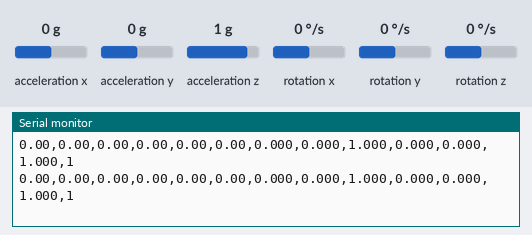
Bench run of a sketch on a simulated ESP32. On the bench: the last lines printed to the serial monitor. Wiring (inferred from the names in the program): MPU-6050 motion sensor at I2C address 0x68. Inputs (shaded band) come from the test bench; at power-on: acceleration x 0 g, acceleration y 0 g, acceleration z 1 g, rotation x 0 °/s, rotation y 0 °/s, rotation z 0 °/s. Nothing arrives over Bluetooth unless stated; a phone connects over Bluetooth LE 3 s after start.

Above: at 18.0 s.
18.1 s: acceleration x set to -0.2 g
At 18.9 s:
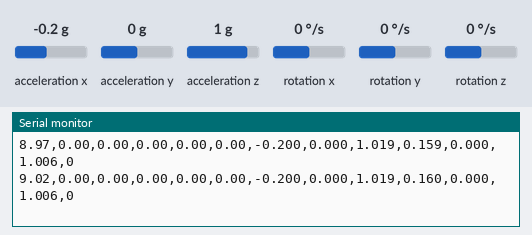
19.6 s: acceleration x set to 0.1 g
At 20.2 s:
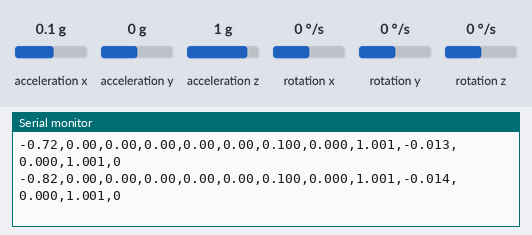
Timing chart, 0 to 22.1 s (numbered marks = the images above; inputs shaded):
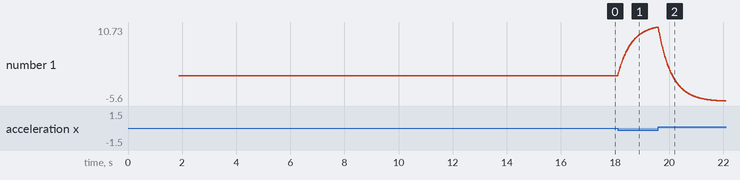

The sketch:

aethon_esp32.ino
```cpp
/* ============================================================
 *  AETHON-X  ·  IMU BLE STREAMER  (ESP32 BLE GATT notify)
 *  ESP32 sketch — feeds vyuha_bridge.py / aethon_visualizer via BLE.
 *
 *  WHY BLE INSTEAD OF CLASSIC SPP:
 *    This sketch used to advertise Classic Bluetooth SPP (macOS saw it
 *    as /dev/tty.AETHON-X). On macOS Tahoe (26.5) that SPP session
 *    opens fine but silently delivers zero bytes — a bug in macOS's
 *    RFCOMM stack, confirmed by the firmware's telemetry being clean
 *    over USB Serial the whole time. BLE goes through CoreBluetooth, a
 *    completely different stack on macOS, and needs no manual "pair in
 *    System Settings" step — the bridge connects to it by name
 *    programmatically. The wire *format* (13-field CSV) is unchanged;
 *    only how the bytes get from this board to the Mac has changed.
 *
 *  HARDWARE WIRING (breadboard) — unchanged:
 *
 *     MPU6050  -->  ESP32
 *       VCC   ->  3.3V   (MPU6050 runs on 3.3V — do NOT use 5V)
 *       GND   ->  GND
 *       SCL   ->  GPIO 22
 *       SDA   ->  GPIO 21
 *       INT   ->  (not connected)
 *
 *     NO external Bluetooth module needed — ESP32 has BT built-in.
 *     Power the ESP32 from a USB power bank via its USB-C / micro-USB port.
 *
 *  FIRST-TIME USE:
 *    1. Flash this sketch.
 *    2. No pairing step needed. Run the bridge with BLE mode:
 *         python3 vyuha_bridge.py --ble
 *       (it scans for a device advertising the name "AETHON-X" and
 *       connects automatically — nothing to do in System Settings.)
 *    3. To sanity-check the firmware alone before touching the bridge,
 *       any generic BLE scanner app (nRF Connect, LightBlue) will show
 *       "AETHON-X" advertising the Nordic UART Service and let you
 *       subscribe to the TX characteristic to watch raw CSV frames.
 *
 *  ARDUINO IDE SETUP:
 *    Board   : "ESP32 Dev Module" (or your specific ESP32 board variant)
 *    Library : BLEDevice / BLEServer / BLEUtils / BLE2902 — included in
 *              the ESP32 Arduino core, no install needed (same core as
 *              BluetoothSerial was).
 *    Partition scheme: Use "Default" or "Huge APP" if you get low-memory errors.
 *
 *  OUTPUT FORMAT (13 CSV fields):
 *    angleX,angleY,angleZ,gxR,gyR,gzR,axg,ayg,waz,thrX,thrY,thrZ,landed\n
 *    • angleX/Y/Z : complementary-filter fused angles (degrees)
 *    • gxR/gyR/gzR: bias-corrected gyro rates (deg/s)
 *    • axg/ayg    : raw body-frame accelerometer (g)
 *    • waz        : world-frame vertical acceleration (g); 1.0 = hover
 *    • thrX/Y/Z   : body-frame thrust vector components (g)
 *    • landed     : 1 if still for >1.5 s, else 0
 *
 *  BAUD NOTE:
 *    BluetoothSerial baud is irrelevant for the BT link — SPP tunnels
 *    data over the radio at full speed regardless. The 115200 baud below
 *    only applies to the USB Serial monitor. Set --baud 115200 in Python.
 * ============================================================ */

#include <Wire.h>
#include <BLEDevice.h>
#include <BLEServer.h>
#include <BLEUtils.h>
#include <BLE2902.h>

// ── BLE GATT setup ────────────────────────────────────────────
// Nordic UART Service (NUS) UUIDs — a widely-used de facto standard
// for streaming text over a BLE notify characteristic. Using the
// well-known UUIDs (rather than inventing new ones) means generic
// tools like nRF Connect / LightBlue recognize this as a UART-style
// service out of the box, which is handy for bench-testing this
// sketch on its own before vyuha_bridge.py is even involved.
// *** These UUIDs must match BLE_SERVICE_UUID / BLE_TX_CHAR_UUID in
// *** vyuha_bridge.py exactly.
#define SERVICE_UUID        "6e400001-b5a3-f393-e0a9-e50e24dcca9e"
#define TX_CHARACTERISTIC_UUID "6e400003-b5a3-f393-e0a9-e50e24dcca9e"

const char* BT_NAME = "AETHON-X";   // BLE advertised device name

BLEServer* bleServer = nullptr;
BLECharacteristic* txCharacteristic = nullptr;
volatile bool deviceConnected = false;

class ServerCallbacks : public BLEServerCallbacks {
  void onConnect(BLEServer* server) override {
    deviceConnected = true;
    Serial.println(F("AETHON-X: BLE central connected."));
  }
  void onDisconnect(BLEServer* server) override {
    deviceConnected = false;
    Serial.println(F("AETHON-X: BLE central disconnected — resuming advertising."));
    // The ESP32 BLE library stops advertising once a central connects;
    // without restarting it here, a dropped connection would never be
    // reconnectable without a manual reboot of the board.
    delay(200);
    server->startAdvertising();
  }
};

// ── Serial baud (USB monitor only — BT speed is automatic) ──
const uint32_t USB_BAUD = 115200;

// ── MPU6050 ─────────────────────────────────────────────────
const uint8_t MPU_ADDR  = 0x68;
const float   DT_TARGET = 0.01f;   // 100 Hz loop target
const float   ALPHA     = 0.98f;   // complementary filter weight (gyro trust)

// ── I²C pins (ESP32 default) ─────────────────────────────────
// GPIO 21 = SDA, GPIO 22 = SCL — Wire uses these automatically on ESP32.
// If your board variant differs, call Wire.begin(SDA_PIN, SCL_PIN) instead.

float angleX = 0, angleY = 0, angleZ = 0;
float gyroXoff = 0, gyroYoff = 0, gyroZoff = 0;
uint32_t lastMicros = 0;
uint32_t stillFrames = 0;    // counts consecutive still frames for landed detection


// ── MPU6050 helpers ─────────────────────────────────────────
void mpuWrite(uint8_t reg, uint8_t val) {
  Wire.beginTransmission(MPU_ADDR);
  Wire.write(reg);
  Wire.write(val);
  Wire.endTransmission();
}

void mpuRead(int16_t &ax, int16_t &ay, int16_t &az,
             int16_t &gx, int16_t &gy, int16_t &gz) {
  Wire.beginTransmission(MPU_ADDR);
  Wire.write(0x3B);                         // ACCEL_XOUT_H
  Wire.endTransmission(false);
  Wire.requestFrom(MPU_ADDR, (uint8_t)14);
  ax = (Wire.read() << 8) | Wire.read();
  ay = (Wire.read() << 8) | Wire.read();
  az = (Wire.read() << 8) | Wire.read();
  Wire.read(); Wire.read();                 // skip temperature bytes
  gx = (Wire.read() << 8) | Wire.read();
  gy = (Wire.read() << 8) | Wire.read();
  gz = (Wire.read() << 8) | Wire.read();
}


// ── Gyro calibration (keep board still for ~1 s on power-up) ─
void calibrateGyro() {
  const int N = 500;
  long sx = 0, sy = 0, sz = 0;
  int16_t ax, ay, az, gx, gy, gz;
  for (int i = 0; i < N; i++) {
    mpuRead(ax, ay, az, gx, gy, gz);
    sx += gx; sy += gy; sz += gz;
    delay(2);
  }
  gyroXoff = sx / (float)N;
  gyroYoff = sy / (float)N;
  gyroZoff = sz / (float)N;
}


// ── Setup ────────────────────────────────────────────────────
void setup() {
  Serial.begin(USB_BAUD);

  // Start BLE — advertises as "AETHON-X" with one notify characteristic
  BLEDevice::init(BT_NAME);
  bleServer = BLEDevice::createServer();
  bleServer->setCallbacks(new ServerCallbacks());

  BLEService* service = bleServer->createService(SERVICE_UUID);
  txCharacteristic = service->createCharacteristic(
      TX_CHARACTERISTIC_UUID,
      BLECharacteristic::PROPERTY_NOTIFY
  );
  // Required for notify to actually work with most BLE centrals
  // (including bleak/CoreBluetooth) — without a CCCD descriptor the
  // central has nothing to write to enable notifications.
  txCharacteristic->addDescriptor(new BLE2902());
  service->start();

  BLEAdvertising* advertising = BLEDevice::getAdvertising();
  advertising->addServiceUUID(SERVICE_UUID);
  advertising->setScanResponse(true);
  BLEDevice::startAdvertising();

  Serial.print(F("AETHON-X: BLE advertising started, device name = "));
  Serial.println(BT_NAME);

  // I²C — ESP32 default pins: SDA=21, SCL=22
  Wire.begin();
  Wire.setClock(400000);        // 400 kHz fast-mode I2C

  mpuWrite(0x6B, 0x00);  // PWR_MGMT_1  — wake MPU6050
  mpuWrite(0x1B, 0x08);  // GYRO_CONFIG — ±500 dps  (65.5 LSB/dps)
  mpuWrite(0x1C, 0x10);  // ACCEL_CONFIG— ±8 g      (4096 LSB/g)
  delay(100);

  Serial.println(F("AETHON-X: calibrating gyro — keep board still..."));
  calibrateGyro();
  Serial.println(F("AETHON-X: calibration done. Advertising over BLE as 'AETHON-X'."));
  Serial.println(F("          No pairing needed — run: python3 vyuha_bridge.py --ble"));

  lastMicros = micros();
}


// ── Main loop ────────────────────────────────────────────────
void loop() {
  int16_t ax, ay, az, gx, gy, gz;
  uint32_t now = micros();      // timestamp BEFORE I²C read for accurate dt
  mpuRead(ax, ay, az, gx, gy, gz);

  float dt = (now - lastMicros) * 1e-6f;
  if (dt <= 0 || dt > 0.5f) dt = DT_TARGET;   // guard: micros() wrap or stall
  lastMicros = now;

  // ── Accelerometer in g ───────────────────────────────────
  float axg = ax / 4096.0f;
  float ayg = ay / 4096.0f;
  float azg = az / 4096.0f;

  // ── Accel magnitude guard ────────────────────────────────
  // Only trust the accelerometer for tilt correction when |a| ≈ 1g.
  // Linear motion (horizontal push, lift jerk) shifts |a| away from 1g —
  // freezing the accel blend during those moments prevents false tilt readings.
  float aMag = sqrt(axg*axg + ayg*ayg + azg*azg);

  // ── Accel-derived pitch & roll ───────────────────────────
  float accPitch = atan2(-axg, sqrt(ayg * ayg + azg * azg)) * 57.2957795f;
  float accRoll  = atan2(-ayg, azg)                          * 57.2957795f;

  // ── Gyro rates (deg/s, bias-corrected) ──────────────────
  float gxR = (gx - gyroXoff) / 65.5f;
  float gyR = (gy - gyroYoff) / 65.5f;
  float gzR = -((gz - gyroZoff) / 65.5f);

  // ── Complementary filter ─────────────────────────────────
  // blend = 0 during linear motion (|a| outside 0.85–1.15 g band).
  float blend = (aMag > 0.85f && aMag < 1.15f) ? (1.0f - ALPHA) : 0.0f;
  angleX = ALPHA * (angleX + gxR * dt) + blend * accPitch;
  angleY = ALPHA * (angleY + gyR * dt) + blend * accRoll;
  angleZ += gzR * dt;   // yaw: gyro-only (no magnetometer on MPU6050)

  // ── World-frame vertical acceleration (waz) ──────────────
  // Rotates the body-frame accel into world frame using fused pitch & roll,
  // then projects onto the world vertical axis.
  // waz = 1.0 g at hover/rest (gravity baseline), > 1.0 = ascending thrust,
  // < 1.0 = descending. Algebraically proved to always equal exactly 1.0
  // under pure gravity regardless of attitude — linear motion is the only
  // thing that shifts it, which is exactly what we want to detect.
  float pRad    = angleX * 0.017453f;
  float rRad    = angleY * 0.017453f;
  float sinP    = sin(pRad), cosP = cos(pRad);
  float sinR    = sin(rRad), cosR = cos(rRad);
  float waz     = -sinP * axg
                  + cosP * sinR * (-ayg)
                  + cosP * cosR * azg;

  // ── Thrust vector (body-frame, scaled by waz) ───────────────
  // Projects the drone's "up" axis into world frame components,
  // then scales by waz so magnitude reflects actual thrust level.
  float thrX =  sinP         * waz;   // forward/back component
  float thrY = -cosP * sinR  * waz;   // left/right component
  float thrZ =  cosP * cosR  * waz;   // vertical component

  // ── Landed detection ─────────────────────────────────────────
  // Drone is "landed" when gyro rates AND angles are all near-zero
  // for more than 150 consecutive frames (~1.5 s at 100 Hz).
  bool isStill = (abs(gxR)    < 2.0f && abs(gyR)    < 2.0f && abs(gzR)    < 2.0f
               && abs(angleX) < 3.0f && abs(angleY) < 3.0f);
  stillFrames  = isStill ? stillFrames + 1 : 0;
  uint8_t landed = (stillFrames > 150) ? 1 : 0;

  // ── Transmit 13-field CSV over BLE notify ─────────────────────
  // Same format as before (see OUTPUT FORMAT above) — only the
  // transport changed. One notify() call per frame; a single CSV
  // line here is ~70 bytes, comfortably inside the MTU BLE
  // negotiates with bleak/CoreBluetooth (typically 185+ bytes), so
  // no chunking is needed.
  if (deviceConnected) {
    char frame[96];
    snprintf(frame, sizeof(frame),
             "%.2f,%.2f,%.2f,%.2f,%.2f,%.2f,%.3f,%.3f,%.3f,%.3f,%.3f,%.3f,%u\n",
             angleX, angleY, angleZ, gxR, gyR, gzR,
             axg, ayg, waz, thrX, thrY, thrZ, landed);
    txCharacteristic->setValue((uint8_t*)frame, strlen(frame));
    txCharacteristic->notify();
  }

  // ── Mirror to USB serial (for Arduino IDE Serial Monitor) ────
  Serial.print(angleX, 2); Serial.print(',');
  Serial.print(angleY, 2); Serial.print(',');
  Serial.print(angleZ, 2); Serial.print(',');
  Serial.print(gxR,    2); Serial.print(',');
  Serial.print(gyR,    2); Serial.print(',');
  Serial.print(gzR,    2); Serial.print(',');
  Serial.print(axg,    3); Serial.print(',');
  Serial.print(ayg,    3); Serial.print(',');
  Serial.print(waz,    3); Serial.print(',');
  Serial.print(thrX,   3); Serial.print(',');
  Serial.print(thrY,   3); Serial.print(',');
  Serial.print(thrZ,   3); Serial.print(',');
  Serial.println(landed);

  // ── Pace loop to ~100 Hz ─────────────────────────────────
  // delay() yields to FreeRTOS between iterations — the BLE stack's
  // own tasks (connection event handling, notify queueing) run during
  // this window, same reasoning as when this was Classic SPP. A bare
  // spin-wait would burn 100% CPU for the full 10 ms slice and starve
  // those tasks.
  uint32_t elapsed_ms = (micros() - now) / 1000;
  if (elapsed_ms < 10) delay(10 - elapsed_ms);
}
```

Measured:
- after the input at 18.1 s, the serial monitor: prints a new line at once (image 1)
- plotted number 1: 0 → 10.73 after the input at 18.1 s
